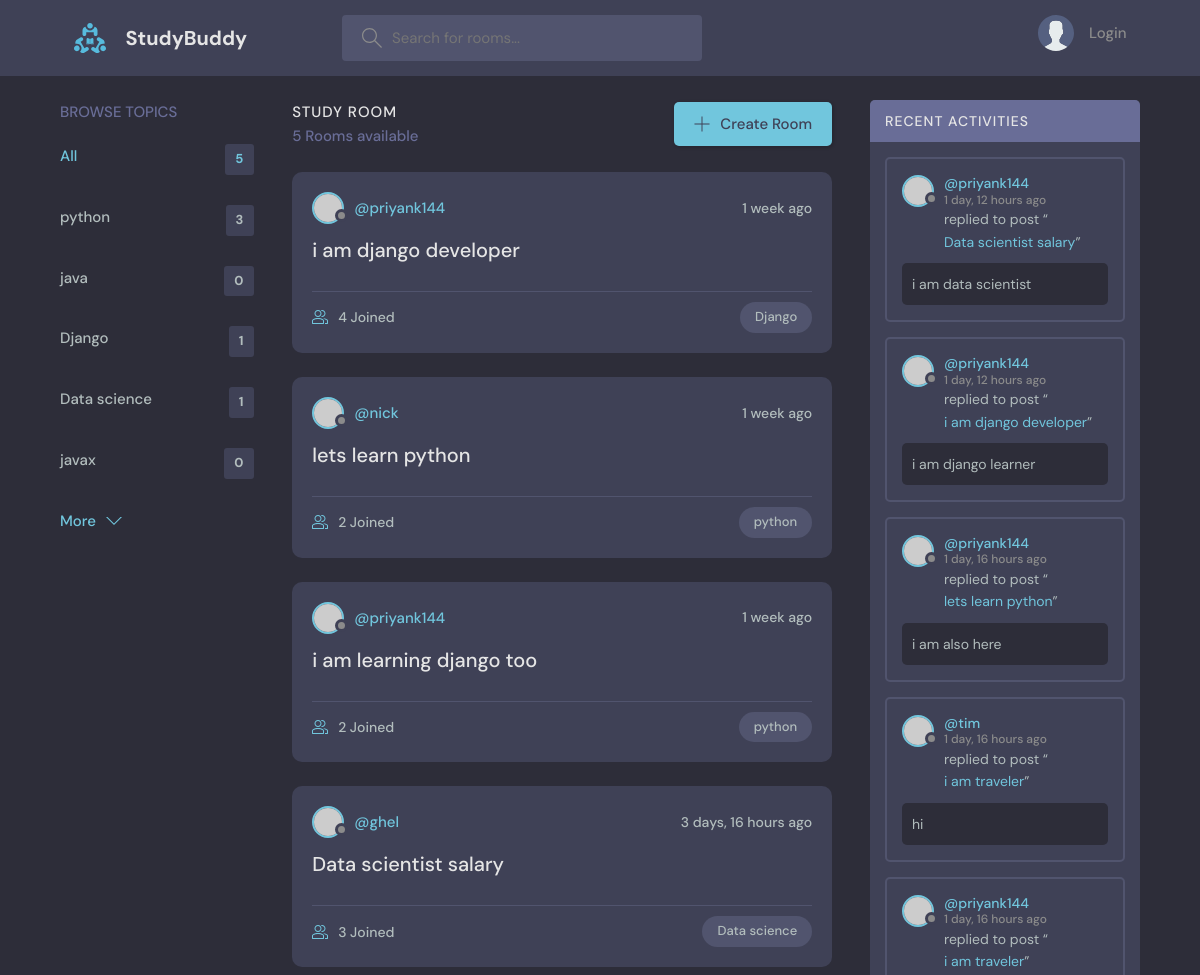
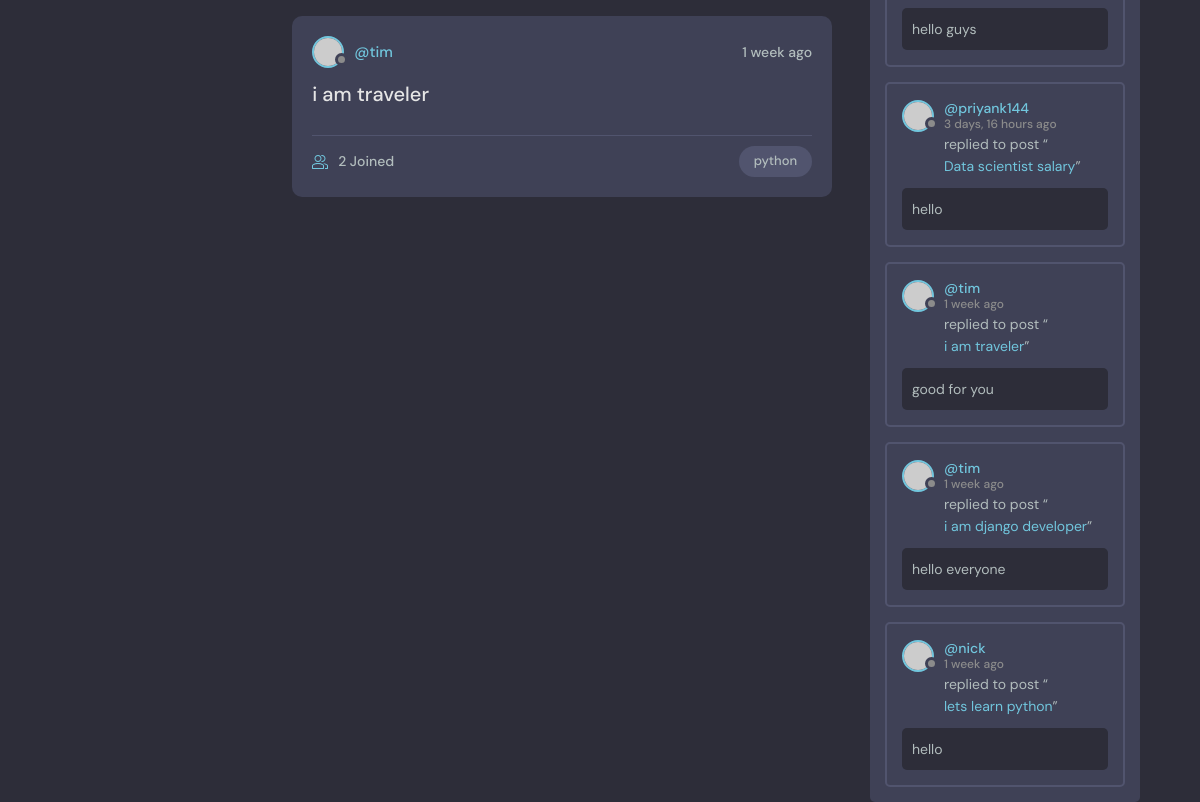
The page / on the database its author committed (2 pictures, top to bottom).
### base/models.py (models this page shows, shortened)
class Topic(models.Model):
    name = models.CharField(max_length=200)

class Room(models.Model):
    host = models.ForeignKey(User, on_delete=models.SET_NULL, null = True)
    topic = models.ForeignKey(Topic, on_delete=models.SET_NULL, null=True)
    name = models.CharField(max_length=200)
    description = models.TextField(null = True, blank = True)
    participants = models.ManyToManyField(User, related_name = 'participants', blank = True)
    updated = models.DateTimeField(auto_now=True)
    created = models.DateTimeField(auto_now_add=True)
    class Meta:
        ordering = ['-updated', '-created'] # '-' for descending order
    def __str__(self):
        return self.name

class Message(models.Model):
    user = models.ForeignKey(User, on_delete=models.CASCADE)
    room = models.ForeignKey(Room, on_delete=models.CASCADE) #cascade means if room deleted then all message from that room will get deleted.
    body = models.TextField()
    updated = models.DateTimeField(auto_now=True)
    created = models.DateTimeField(auto_now_add=True)
    class Meta:
        ordering = ['-updated', '-created'] # '-' for descending order

### base/views.py (the view)
# urls.py: path('', views.home, name = "home"),
def home(request):
    q = request.GET.get('q') if request.GET.get('q') != None else ''
    rooms = Room.objects.filter(
        Q(topic__name__icontains = q) |
        Q(name__icontains = q) |
        Q(description__icontains = q)
        )
    topics = Topic.objects.all()
    room_count = rooms.count()
    room_messages = Message.objects.filter(Q(room__topic__name__icontains =q)) #[0:3]
    context = {'rooms': rooms, 'topics': topics, 'room_count' : room_count, 'room_messages': room_messages}
    return render(request, 'base/home.html', context)

### base/templates/base/home.html (shortened to what this page needs)
{% extends "main.html" %}
{% block content %}
<main class="layout layout--3">
      <div class="container">
       {% include 'base/topics_component.html' %}
        <div class="roomList">
          <div class="roomList__header">
            <div>
              <h2>Study Room</h2>
              <p>{{room_count}} Rooms available</p>
            </div>
            <a class="btn btn--main" href="{% url 'create-room' %}">
              <svg version="1.1" xmlns="http://www.w3.org/2000/svg" width="32" height="32" viewBox="0 0 32 32">
                <title>add</title>
                <path
                  d="M16.943 0.943h-1.885v14.115h-14.115v1.885h14.115v14.115h1.885v-14.115h14.115v-1.885h-14.115v-14.115z"
                ></path>
              </svg>
              Create Room
            </a>
          </div>
          {% include 'base/feed_component.html' %}
        </div>
         {% include 'base/activity_component.html' %}
      </div>
    </main>
{% endblock %}

### base/templates/base/topics_component.html
<div class="topics">
    <div class="topics__header">
      <h2>Browse Topics</h2>
    </div>
    <ul class="topics__list">
      <li>
        <a href="{% url 'home' %}" class="active">All <span>{{topics.count}}</span></a>
      </li>
      {% for topic in topics %}
      <li>
    <a href="{% url 'home' %}?q={{topic.name}}">{{topic.name}} <span>{{topic.room_set.all.count}}</span></a>
      </li>
      {% endfor %}
    </ul>
    <a class="btn btn--link" href="topics.html">
      More
      <svg version="1.1" xmlns="http://www.w3.org/2000/svg" width="32" height="32" viewBox="0 0 32 32">
        <title>chevron-down</title>
        <path d="M16 21l-13-13h-3l16 16 16-16h-3l-13 13z"></path>
      </svg>
    </a>
  </div>

### base/templates/base/feed_component.html (shortened to what this page needs)
{% for room in rooms %}
<div class="roomListRoom">
  <div class="roomListRoom__header">
    <a href="{% url 'user-profile' room.host.id %}" class="roomListRoom__author">
      <div class="avatar avatar--small">
        <img src="https://randomuser.me/api/portraits/women/11.jpg" />
      </div>
      <span>@{{room.host.username}}</span>
    </a>
    <div class="roomListRoom__actions">
      <span>{{room.created| timesince}} ago</span>
    </div>
  </div>
  <div class="roomListRoom__content">
    <a href="{% url 'room' room.id %}">{{room.name}}</a>
  </div>
  <div class="roomListRoom__meta">
    <a href="{% url 'room' room.id %}" class="roomListRoom__joined">
      {{room.participants.all.count}} Joined
    </a>
    <p class="roomListRoom__topic">{{room.topic.name}}</p>
  </div>
</div>
{% endfor %}

### base/templates/base/activity_component.html (shortened to what this page needs)
<div class="activities">
    <div class="activities__header">
      <h2>Recent Activities</h2>
    </div>
    {% for message in room_messages%}
    <div class="activities__box">
      <div class="activities__boxHeader roomListRoom__header">
        <a href="{% url 'user-profile' message.user.id %}" class="roomListRoom__author">
          <div class="avatar avatar--small">
            <img src="https://randomuser.me/api/portraits/women/11.jpg" />
          </div>
          <p>
            @{{message.user}}
            <span>{{message.created| timesince}} ago</span>
          </p>
        </a>
      </div>
      <div class="activities__boxContent">
        <p>replied to post “<a href="{% url 'room' message.room.id %}">{{message.room}}</a>”</p>
        <div class="activities__boxRoomContent">
          {{message.body}}
        </div>
      </div>
    </div>
   {% endfor %}
  </div>

### rows shown on the page
Topic: name "python", room_set.all.count "3"
Topic: name "java", room_set.all.count "0"
Topic: name "Django", room_set.all.count "1"
Topic: name "Data science", room_set.all.count "1"
Topic: name "javax", room_set.all.count "0"
Room: host.username "priyank144", created "1 week", name "i am django developer", participants.all.count "4", topic.name "Django"
Room: host.username "nick", created "1 week", name "lets learn python", participants.all.count "2", topic.name "python"
Room: host.username "priyank144", created "1 week", name "i am learning django too", participants.all.count "2", topic.name "python"
Room: host.username "ghel", created "3 days, 16 hours", name "Data scientist salary", participants.all.count "3", topic.name "Data science"
Room: host.username "tim", created "1 week", name "i am traveler", participants.all.count "2", topic.name "python"
Message: user "priyank144", created "1 day, 12 hours", room "Data scientist salary", body "i am data scientist"
Message: user "priyank144", created "1 day, 12 hours", room "i am django developer", body "i am django learner"
Message: user "priyank144", created "1 day, 16 hours", room "lets learn python", body "i am also here"
Message: user "tim", created "1 day, 16 hours", room "i am traveler", body "hi"
Message: user "priyank144", created "1 day, 16 hours", room "i am traveler", body "hello guys"
Message: user "priyank144", created "3 days, 16 hours", room "Data scientist salary", body "hello"
Message: user "tim", created "1 week", room "i am traveler", body "good for you"
Message: user "tim", created "1 week", room "i am django developer", body "hello everyone"
Message: user "nick", created "1 week", room "lets learn python", body "hello"

### other values the page prints
{{ topics.count }} "5"
{{ room_count }} "5"
